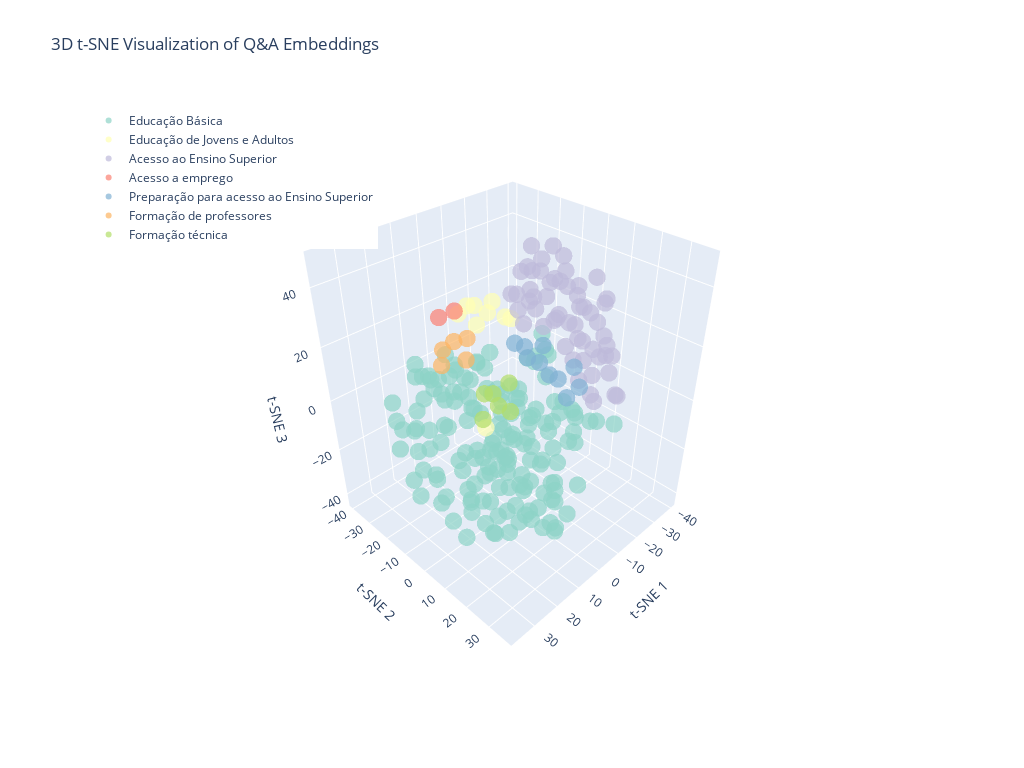

The code cell stored with this chart in its notebook:
### Markdown cell above
### Plots 3D

### Code cell
create_3d_plot(embeddings_3d_tsne, embeddings_df, "3D t-SNE Visualization of Q&A Embeddings")

### Figure 1 — Plotly figure (JSON) as saved in the notebook; plotly's stock layout.template omitted (floating-point values rounded to 4 significant figures; data arrays with more than 128 entries replaced by an {"elided": "..."} marker saying what was removed)
{"data": [{"hovertemplate": "%{text}<extra></extra>", "marker": {"color": "rgb(141,211,199)", "opacity": 0.7, "size": 6}, "mode": "markers", "name": "Educação Básica", "text": {"elided": "159 str values"}, "type": "scatter3d", "x": {"elided": "159 float values"}, "y": {"elided": "159 float values"}, "z": {"elided": "159 float values"}}, {"hovertemplate": "%{text}<extra></extra>", "marker": {"color": "rgb(255,255,179)", "opacity": 0.7, "size": 6}, "mode": "markers", "name": "Educação de Jovens e Adultos", "text": ["Tópico: Educação de Jovens e Adultos<br>Programa: EJA<br>Pergunta: O que é EJA?", "Tópico: Educação de Jovens e Adultos<br>Programa: EJA<br>Pergunta: Quem pode participar do EJA?", "Tópico: Educação de Jovens e Adultos<br>Programa: EJA<br>Pergunta: Como funciona o EJA?", "Tópico: Educação de Jovens e Adultos<br>Programa: EJA<br>Pergunta: Onde encontrar o EJA?", "Tópico: Educação de Jovens e Adultos<br>Programa: PROEJA<br>Pergunta: Como o EJA pode me preparar para o mercado de trabalho?", "Tópico: Educação de Jovens e Adultos<br>Programa: PROEJA<br>Pergunta: Quais são as instituições que ofertam os cursos?", "Tópico: Educação de Jovens e Adultos<br>Programa: PROEJA<br>Pergunta: Como é feita a seleção para os cursos Proeja?", "Tópico: Educação de Jovens e Adultos<br>Programa: PROEJA<br>Pergunta: Eu já concluí o ensino médio, posso cursar o Proeja ?", "Tópico: Educação de Jovens e Adultos<br>Programa: Pé-de-meia/EJA<br>Pergunta: Alunos da EJA têm direito ao recebimento do Pé de Meia?"], "type": "scatter3d", "x": [-6.364, -8.648, -12.05, -6.184, -13.88, -6.923, -12.32, -17.16, 6.897], "y": [-32.17, -25.65, -30.33, -27.28, -23.44, -18.32, -15.73, -18.0, -5.313], "z": [17.51, 14.94, 19.21, 22.45, 22.61, 23.11, 20.46, 17.05, -8.406]}, {"hovertemplate": "%{text}<extra></extra>", "marker": {"color": "rgb(190,186,218)", "opacity": 0.7, "size": 6}, "mode": "markers", "name": "Acesso ao Ensino Superior", "text": ["Tópico: Acesso ao Ensino Superior<br>Programa: SISU<br>Pergunta: O que é o SISU?", "Tópico: Acesso ao Ensino Superior<br>Programa: SISU<br>Pergunta: Quem pode se inscrever no SISU?", "Tópico: Acesso ao Ensino Superior<br>Programa: SISU<br>Pergunta: Posso escolher qual semestre irei cursar?", "Tópico: Acesso ao Ensino Superior<br>Programa: SISU<br>Pergunta: O candidato que participou do Sisu em edições anteriores e foi selecionado pode concorrer nesta edição?", "Tópico: Acesso ao Ensino Superior<br>Programa: SISU<br>Pergunta: O candidato matriculado em instituição de educação superior pode concorrer no processo seletivo desta edição do Sisu?", "Tópico: Acesso ao Ensino Superior<br>Programa: SISU<br>Pergunta: É cobrada alguma taxa para a realização da inscrição?", "Tópico: Acesso ao Ensino Superior<br>Programa: SISU<br>Pergunta: Quais os documentos necessários para fazer a inscrição no Sisu?", "Tópico: Acesso ao Ensino Superior<br>Programa: CPOP (Rede Nacional de Cursinhos Populares)<br>Pergunta: O que é um cursinho popular?", "Tópico: Acesso ao Ensino Superior<br>Programa: CPOP (Rede Nacional de Cursinhos Populares)<br>Pergunta: O que é a Rede Nacional de Cursinhos Populares (CPOP)?", "Tópico: Acesso ao Ensino Superior<br>Programa: CPOP (Rede Nacional de Cursinhos Populares)<br>Pergunta: Como um cursinho entra para a CPOP?", "Tópico: Acesso ao Ensino Superior<br>Programa: CPOP (Rede Nacional de Cursinhos Populares)<br>Pergunta: Como sei os cursinhos populares que fazem parte da CPOP?", "Tópico: Acesso ao Ensino Superior<br>Programa: CPOP (Rede Nacional de Cursinhos Populares)<br>Pergunta: Sou aluno e quero participar de um cursinho da CPOP?", "Tópico: Acesso ao Ensino Superior<br>Programa: CPOP (Rede Nacional de Cursinhos Populares)<br>Pergunta: Os alunos de cursinhos da CPOP recebem algum apoio?", "Tópico: Acesso ao Ensino Superior<br>Programa: ENEM (Exame Nacional do Ensino Médio)<br>Pergunta: O que é o ENEM?", "Tópico: Acesso ao Ensino Superior<br>Programa: ENEM (Exame Nacional do Ensino Médio)<br>Pergunta: Para que serve a nota do ENEM?", "Tópico: Acesso ao Ensino Superior<br>Programa: ENEM (Exame Nacional do Ensino Médio)<br>Pergunta: Quem pode fazer a prova do ENEM?", "Tópico: Acesso ao Ensino Superior<br>Programa: ENEM (Exame Nacional do Ensino Médio)<br>Pergunta: Como faço para me inscrever no ENEM?", "Tópico: Acesso ao Ensino Superior<br>Programa: ENEM (Exame Nacional do Ensino Médio)<br>Pergunta: Preciso pagar para fazer o ENEM?", "Tópico: Acesso ao Ensino Superior<br>Programa: ENEM (Exame Nacional do Ensino Médio)<br>Pergunta: Existe isenção da taxa de inscrição do ENEM?", "Tópico: Acesso ao Ensino Superior<br>Programa: ENEM (Exame Nacional do Ensino Médio)<br>Pergunta: Se eu conseguir a isenção da taxa, minha inscrição no ENEM está garantida?", "Tópico: Acesso ao Ensino Superior<br>Programa: ENEM (Exame Nacional do Ensino Médio)<br>Pergunta: Sou aluno de escola pública, minha inscrição no ENEM é automática?", "Tópico: Acesso ao Ensino Superior<br>Programa: ENEM (Exame Nacional do Ensino Médio)<br>Pergunta: Como são as provas do ENEM?", "Tópico: Acesso ao Ensino Superior<br>Programa: ENEM (Exame Nacional do Ensino Médio)<br>Pergunta: Posso usar minha nota do ENEM para estudar fora do Brasil?", "Tópico: Acesso ao Ensino Superior<br>Programa: ENEM (Exame Nacional do Ensino Médio)<br>Pergunta: Não consegui fazer a prova em um dos dias. Posso refazer?", "Tópico: Acesso ao Ensino Superior<br>Programa: ENEM (Exame Nacional do Ensino Médio)<br>Pergunta: O ENEM tem prazo de validade?", "Tópico: Acesso ao Ensino Superior<br>Programa: ENEM (Exame Nacional do Ensino Médio)<br>Pergunta: O que é o programa \"Pé-de-Meia\" e qual a relação com o ENEM?", "Tópico: Acesso ao Ensino Superior<br>Programa: SISU (Sistema de Seleção Unificada)<br>Pergunta: O que é o SISU?", "Tópico: Acesso ao Ensino Superior<br>Programa: SISU (Sistema de Seleção Unificada)<br>Pergunta: Quem pode se inscrever no SISU?", "Tópico: Acesso ao Ensino Superior<br>Programa: SISU (Sistema de Seleção Unificada)<br>Pergunta: Como funciona a inscrição no SISU?", "Tópico: Acesso ao Ensino Superior<br>Programa: SISU (Sistema de Seleção Unificada)<br>Pergunta: O que é a \"nota de corte\" do SISU?", "Tópico: Acesso ao Ensino Superior<br>Programa: SISU (Sistema de Seleção Unificada)<br>Pergunta: E se eu não for aprovado na chamada regular do SISU?", "Tópico: Acesso ao Ensino Superior<br>Programa: Lei de Cotas<br>Pergunta: O que é o sistema de cotas?", "Tópico: Acesso ao Ensino Superior<br>Programa: Lei de Cotas<br>Pergunta: Como saber se tenho direito às cotas?", "Tópico: Acesso ao Ensino Superior<br>Programa: Lei de Cotas<br>Pergunta: Onde indico que quero concorrer pelas cotas?", "Tópico: Acesso ao Ensino Superior<br>Programa: ProUni (Programa Universidade para Todos)<br>Pergunta: O que é o ProUni?", "Tópico: Acesso ao Ensino Superior<br>Programa: ProUni (Programa Universidade para Todos)<br>Pergunta: Quem pode se inscrever no ProUni?", "Tópico: Acesso ao Ensino Superior<br>Programa: ProUni (Programa Universidade para Todos)<br>Pergunta: Qual o critério de renda para o ProUni?", "Tópico: Acesso ao Ensino Superior<br>Programa: ProUni (Programa Universidade para Todos)<br>Pergunta: Fui pré-selecionado no ProUni, isso garante minha bolsa?", "Tópico: Acesso ao Ensino Superior<br>Programa: ProUni (Programa Universidade para Todos)<br>Pergunta: Consegui uma bolsa de 50% do ProUni, mas não posso pagar o resto. O que faço?", "Tópico: Acesso ao Ensino Superior<br>Programa: ProUni (Programa Universidade para Todos)<br>Pergunta: Posso escolher qualquer curso no ProUni?", "Tópico: Acesso ao Ensino Superior<br>Programa: ProUni (Programa Universidade para Todos)<br>Pergunta: Posso me inscrever no ProUni e no Fies ao mesmo tempo?", "Tópico: Acesso ao Ensino Superior<br>Programa: ProUni (Programa Universidade para Todos)<br>Pergunta: E se eu perder o prazo de comprovação de documentos?", "Tópico: Acesso ao Ensino Superior<br>Programa: ProUni (Programa Universidade para Todos)<br>Pergunta: Quem já tem diploma pode participar do ProUni?", "Tópico: Acesso ao Ensino Superior<br>Programa: FIES (Fundo de Financiamento Estudantil)<br>Pergunta: O que é o FIES?", "Tópico: Acesso ao Ensino Superior<br>Programa: FIES (Fundo de Financiamento Estudantil)<br>Pergunta: Qual a diferença entre FIES e ProUni?", "Tópico: Acesso ao Ensino Superior<br>Programa: FIES (Fundo de Financiamento Estudantil)<br>Pergunta: Quais os requisitos para pedir o FIES?", "Tópico: Acesso ao Ensino Superior<br>Programa: FIES (Fundo de Financiamento Estudantil)<br>Pergunta: Como funciona o processo para conseguir o FIES?", "Tópico: Acesso ao Ensino Superior<br>Programa: FIES (Fundo de Financiamento Estudantil)<br>Pergunta: Posso me inscrever no Fies e no Prouni ao mesmo tempo?", "Tópico: Acesso ao Ensino Superior<br>Programa: FIES (Fundo de Financiamento Estudantil)<br>Pergunta: Posso financiar qualquer curso no Fies?", "Tópico: Acesso ao Ensino Superior<br>Programa: FIES (Fundo de Financiamento Estudantil)<br>Pergunta: Preciso ter fiador para o Fies?", "Tópico: Acesso ao Ensino Superior<br>Programa: FIES (Fundo de Financiamento Estudantil)<br>Pergunta: Como funcionam os pagamentos durante o curso?", "Tópico: Acesso ao Ensino Superior<br>Programa: FIES (Fundo de Financiamento Estudantil)<br>Pergunta: E se eu perder o prazo de comprovação de documentos?", "Tópico: Acesso ao Ensino Superior<br>Programa: FIES (Fundo de Financiamento Estudantil)<br>Pergunta: Posso adiantar parcelas do Fies?", "Tópico: Acesso ao Ensino Superior<br>Programa: FIES (Fundo de Financiamento Estudantil)<br>Pergunta: E se eu desistir do curso?", "Tópico: Acesso ao Ensino Superior<br>Programa: FIES (Fundo de Financiamento Estudantil)<br>Pergunta: Tabela Comparativa: SISU, ProUni e FIES"], "type": "scatter3d", "x": [-10.67, -23.59, -10.62, -20.97, -25.34, -25.52, -18.36, -3.033, -9.199, -8.277, -4.149, -1.538, 3.229, -30.49, -38.01, -33.84, -26.77, -29.99, -35.89, -33.42, -27.68, -31.89, -39.79, -38.65, -33.46, -25.87, -12.91, -18.37, -18.21, -12.53, -19.2, -22.58, -19.09, -19.07, -16.96, -20.62, -24.51, -22.59, -19.31, -14.26, -7.882, -13.32, -23.92, 3.518, -0.563, 6.897, 0.7717, -2.149, 6.286, 7.151, -1.442, -7.629, 0.5908, -2.322, -4.702], "y": [-7.16, -0.6848, -3.473, -5.86, -6.587, -7.856, -11.88, 28.03, 32.71, 29.9, 35.59, 29.18, 34.01, 2.954, 3.824, -2.629, -2.01, -3.665, 0.4039, 5.429, 4.302, -2.573, 3.732, -8.179, 9.775, 5.25, -1.352, -2.221, -5.834, -4.822, 1.963, 20.08, 15.42, 20.42, 12.57, 6.851, 14.47, 12.19, 18.83, 5.328, 10.06, 13.12, 5.341, 2.909, 1.656, 8.399, 8.886, 10.26, 10.47, 15.65, 6.065, 13.69, 16.51, 15.59, 2.329], "z": [39.93, 37.94, 31.39, 28.23, 32.7, 43.29, 37.31, 16.3, 15.13, 22.11, 19.48, 24.16, 20.25, 4.059, 2.491, 8.858, 9.0, 16.09, 19.11, 18.55, 13.38, 1.158, 10.0, 10.01, 7.739, -0.6478, 41.25, 35.31, 41.97, 48.23, 45.12, 16.96, 18.87, 22.42, 32.97, 33.4, 32.24, 40.56, 37.19, 28.79, 31.93, 41.45, 27.77, 41.28, 34.19, 44.39, 41.56, 31.62, 35.96, 42.84, 47.7, 43.46, 37.17, 47.53, 39.45]}, {"hovertemplate": "%{text}<extra></extra>", "marker": {"color": "rgb(251,128,114)", "opacity": 0.7, "size": 6}, "mode": "markers", "name": "Acesso a emprego", "text": ["Tópico: Acesso a emprego<br>Programa: Programa Progredir<br>Pergunta: O que é o Programa Progredir?", "Tópico: Acesso a emprego<br>Programa: Programa Progredir<br>Pergunta: Quem pode participar do Programa Progredir?"], "type": "scatter3d", "x": [10.8, 7.182], "y": [-20.82, -17.71], "z": [27.36, 29.36]}, {"hovertemplate": "%{text}<extra></extra>", "marker": {"color": "rgb(128,177,211)", "opacity": 0.7, "size": 6}, "mode": "markers", "name": "Preparação para acesso ao Ensino Superior", "text": ["Tópico: Preparação para acesso ao Ensino Superior<br>Programa: Cursinho Popular<br>Pergunta: O que é um Cursinho Popular?", "Tópico: Preparação para acesso ao Ensino Superior<br>Programa: Cursinho Popular<br>Pergunta: Quem tem direito a fazer Cursinho Popular?", "Tópico: Preparação para acesso ao Ensino Superior<br>Programa: Cursinho Popular<br>Pergunta: Por que o Cursinho Popular é importante?", "Tópico: Preparação para acesso ao Ensino Superior<br>Programa: Cursinho Popular<br>Pergunta: Quando é possível se inscrever no Cursinho Popular?", "Tópico: Preparação para acesso ao Ensino Superior<br>Programa: Cursinho Popular<br>Pergunta: Como se inscrever para o Cursinho Popular?", "Tópico: Preparação para acesso ao Ensino Superior<br>Programa: CadEJA<br>Pergunta: O que é o CadEJA?", "Tópico: Preparação para acesso ao Ensino Superior<br>Programa: CadEJA<br>Pergunta: Quem tem direito a acessar o CADEJA?", "Tópico: Preparação para acesso ao Ensino Superior<br>Programa: CadEJA<br>Pergunta: Por que o CADEJA é importante?", "Tópico: Preparação para acesso ao Ensino Superior<br>Programa: CadEJA<br>Pergunta: Quando é possível se inscrever no CADEJA?", "Tópico: Preparação para acesso ao Ensino Superior<br>Programa: CadEJA<br>Pergunta: Como se inscrever no CadEJA?"], "type": "scatter3d", "x": [-0.3999, -5.314, -7.257, -0.2856, 2.151, -10.48, -11.28, -10.99, -4.728, -5.486], "y": [21.55, 19.66, 20.48, 14.67, 20.22, -5.148, 2.021, 0.9307, 1.685, -4.606], "z": [13.32, 20.69, 13.14, 18.08, 20.4, 14.61, 17.82, 11.19, 16.1, 18.29]}, {"hovertemplate": "%{text}<extra></extra>", "marker": {"color": "rgb(253,180,98)", "opacity": 0.7, "size": 6}, "mode": "markers", "name": "Formação de professores", "text": ["Tópico: Formação de professores<br>Programa: ProCampo<br>Pergunta: O que é o ProCampo?", "Tópico: Formação de professores<br>Programa: ProCampo<br>Pergunta: Quem tem direito a fazer ProCampo?", "Tópico: Formação de professores<br>Programa: ProCampo<br>Pergunta: Por que o ProCampo é importante?", "Tópico: Formação de professores<br>Programa: ProCampo<br>Pergunta: Quando é possível se inscrever no ProCampo?", "Tópico: Formação de professores<br>Programa: ProCampo<br>Pergunta: Como se inscrever para o ProCampo?"], "type": "scatter3d", "x": [20.31, 20.39, 24.66, 13.83, 17.2], "y": [-7.953, -2.707, -3.382, -4.658, -1.504], "z": [25.64, 30.67, 24.44, 28.09, 23.76]}, {"hovertemplate": "%{text}<extra></extra>", "marker": {"color": "rgb(179,222,105)", "opacity": 0.7, "size": 6}, "mode": "markers", "name": "Formação técnica", "text": ["Tópico: Formação técnica<br>Programa: Institutos Federais<br>Pergunta: Posso fazer um curso técnico depois do ensino médio?", "Tópico: Formação técnica<br>Programa: Institutos Federais<br>Pergunta: Onde encontro cursos técnicos gratuitos perto de mim?", "Tópico: Formação técnica<br>Programa: Institutos Federais<br>Pergunta: Posso fazer um curso técnico sem ter feito o Enem?", "Tópico: Formação técnica<br>Programa: Institutos Federais<br>Pergunta: Quanto tempo dura um curso técnico?", "Tópico: Formação técnica<br>Programa: Institutos Federais<br>Pergunta: Que áreas de cursos técnicos posso fazer?", "Tópico: Formação técnica<br>Programa: Institutos Federais<br>Pergunta: Existe bolsa ou ajuda de custo para quem faz curso técnico?"], "type": "scatter3d", "x": [25.46, 19.5, 19.1, 28.25, 23.54, 21.31], "y": [18.18, 13.94, 17.68, 17.19, 12.79, 20.41], "z": [25.96, 16.85, 26.03, 18.58, 22.32, 19.21]}], "layout": {"height": 768, "legend": {"x": 0.01, "xanchor": "left", "y": 0.99, "yanchor": "top"}, "scene": {"aspectmode": "auto", "aspectratio": {"x": 0.9481, "y": 0.9407, "z": 1.121}, "camera": {"eye": {"x": 1.5, "y": 1.5, "z": 1.5}}, "xaxis": {"title": {"text": "t-SNE 1"}, "type": "linear"}, "yaxis": {"title": {"text": "t-SNE 2"}, "type": "linear"}, "zaxis": {"title": {"text": "t-SNE 3"}, "type": "linear"}}, "title": {"text": "3D t-SNE Visualization of Q&A Embeddings"}, "width": 1024}}
